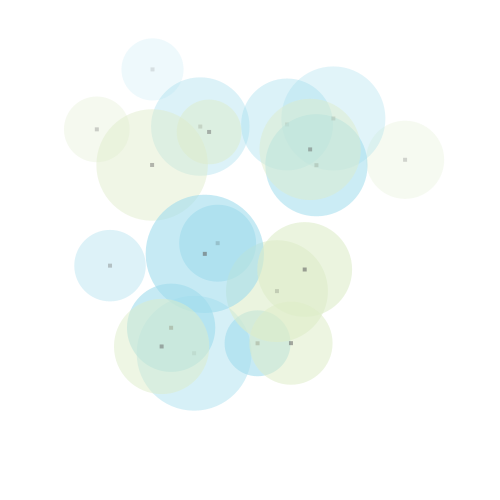
Frame 1 (no input)
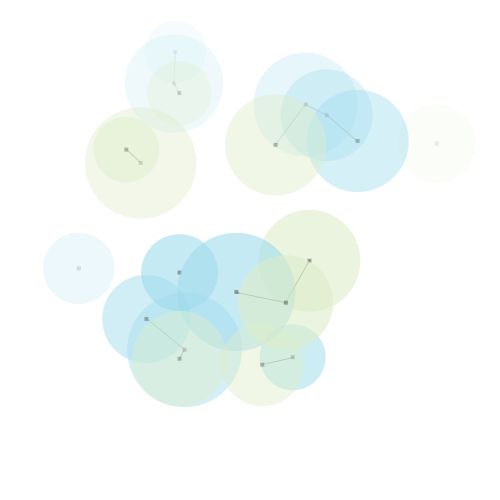
Frame 60 (the mouse pressed at the canvas centre just before this capture)
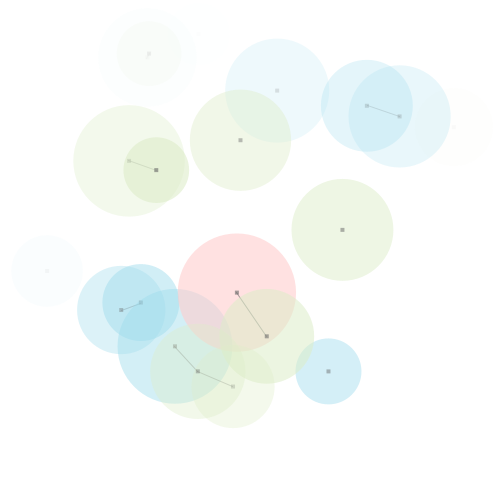
Frame 120 (the mouse held since frame 60 and released just before this capture)

The Processing sketch that drew these frames (run headless with seeded random() and noise(); from frame 60 on, the mouse is pressed at the canvas centre):

// Processing sketch: Circle_Testing
// ── Circle_Testing.pde
class circle{
  color c;
  float diameter, radius;
  float xpos, ypos; // coordinate of circle 
  float xspeed, yspeed; // moving speed of circle
  float xdis, ydis; // distance from mouse pointer when clicked
  int alpha;
  boolean clicked;
  circle(){
    if(random(0, 2) > 1){
      c = color(221, 236, 200);
    }else{
      c = color(158, 219, 236);
    }
    diameter = random(60, 130);
    radius = diameter / 2;
    xpos = random(diameter, width - diameter);
    ypos = random(diameter, height - diameter);
    xspeed = random(-.75, .75);
    yspeed = random(-.75, .75);
    clicked = false;
  }
  void nonClickDisplay(){
    noStroke();
    int dr = width / 4; // disappearing range;
    //gets more transparent as it gets closer to the border 
    float[] list = {(xpos-radius)/dr, (ypos-radius)/dr, (height - ypos - radius)/dr, (width - xpos - radius)/dr, 1};
    alpha = (int)(150 * min(list));
    float mouseDis = sqrt(pow(xpos - mouseX, 2) + pow((ypos - mouseY), 2));
    //else just continue what it was doing
    if(mouseDis < radius){
      fill(255, 204, 204, alpha);
    }else{
      fill(c, alpha);
    }
    ellipse(xpos, ypos, diameter, diameter);
    fill(100, alpha);
    rect(xpos - 2, ypos - 2, 4, 4);
  }
  void clickDisplay(){
    noStroke();
    int dr = width / 4; // disappearing range;
    //gets more transparent as it gets closer to the border 
    float[] list = {(xpos-radius)/dr, (ypos-radius)/dr, (height - ypos - radius)/dr, (width - xpos - radius)/dr, 1};
    alpha = (int)(150 * min(list));
    //if mouse clicked, change to red, and move it.
    float mouseDis = sqrt(pow(xpos - mouseX, 2) + pow((ypos - mouseY), 2));
    if(!clicked && mouseDis < radius && mousePressed){
      clicked = true;
      xdis = xpos - mouseX;
      ydis = ypos - mouseY;
    }
    if(clicked){
      xpos = mouseX + xdis;
      ypos = mouseY + ydis;
      fill(255, 204, 204, alpha);
      ellipse(xpos, ypos, diameter, diameter);
      fill(100, alpha);
      rect(xpos - 2, ypos - 2, 4, 4);
    }
  }
  void move(){
    if(xpos > width - radius || xpos < radius){
      xspeed *= -1;
    }
    if(ypos > height - radius || ypos < radius){
      yspeed *= -1;
    }
    if(!clicked){
      xpos += xspeed;
      ypos += yspeed;
    }
  }
}

circle[] circles = new circle[20];
void setup(){
  size(500, 500);
  for(int i = 0; i < circles.length; i++){
    circles[i] = new circle();
  }
}
void draw(){
  background(255);
  for(int i = 0; i < circles.length; i++){
    float mouseDis = sqrt(pow(circles[i].xpos - mouseX, 2) + pow((circles[i].ypos - mouseY), 2));
    if(mousePressed && mouseDis < circles[i].radius){
      boolean prevClicked = false;
      for(int j = 0; j < circles.length; j ++){
        if(circles[j].clicked && j != i){
          prevClicked = true;  
        }
      }
      if(prevClicked){
        circles[i].nonClickDisplay();
      }else{
        circles[i].clickDisplay();
      }
    }else{
      circles[i].nonClickDisplay();
      circles[i].clicked = false;
    }
    circles[i].move();
    for(int j = i+1; j < circles.length; j++){
      int dis = (int)sqrt(pow((circles[j].xpos - circles[i].xpos), 2) + pow((circles[j].ypos - circles[i].ypos), 2));
      if(dis < circles[i].radius){
        int a = min(circles[i].alpha, circles[j].alpha);
        stroke(100, a);
        line(circles[i].xpos, circles[i].ypos, circles[j].xpos, circles[j].ypos);
      }
    }
  }
}
